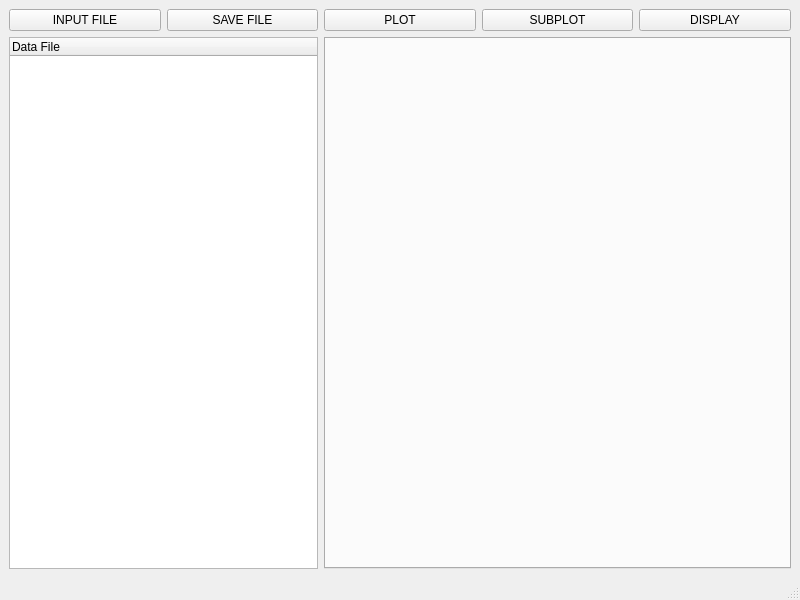
<?xml version="1.0" encoding="UTF-8"?>
<ui version="4.0">
 <class>MainWindow</class>
 <widget class="QMainWindow" name="MainWindow">
  <property name="geometry">
   <rect>
    <x>0</x>
    <y>0</y>
    <width>800</width>
    <height>600</height>
   </rect>
  </property>
  <property name="windowTitle">
   <string>MainWindow</string>
  </property>
  <widget class="QWidget" name="centralwidget">
   <layout class="QGridLayout" name="gridLayout_2">
    <item row="0" column="0">
     <widget class="QPushButton" name="pushButton">
      <property name="text">
       <string>INPUT FILE</string>
      </property>
     </widget>
    </item>
    <item row="0" column="1">
     <widget class="QPushButton" name="pushButton_4">
      <property name="text">
       <string>SAVE FILE</string>
      </property>
     </widget>
    </item>
    <item row="0" column="2">
     <widget class="QPushButton" name="pushButton_2">
      <property name="text">
       <string>PLOT</string>
      </property>
     </widget>
    </item>
    <item row="0" column="3">
     <widget class="QPushButton" name="pushButton_3">
      <property name="text">
       <string>SUBPLOT</string>
      </property>
     </widget>
    </item>
    <item row="0" column="4">
     <widget class="QPushButton" name="pushButton_5">
      <property name="text">
       <string>DISPLAY</string>
      </property>
     </widget>
    </item>
    <item row="1" column="0" colspan="2">
     <widget class="QTreeWidget" name="treeWidget">
      <property name="contextMenuPolicy">
       <enum>Qt::CustomContextMenu</enum>
      </property>
      <column>
       <property name="text">
        <string>Data File</string>
       </property>
      </column>
     </widget>
    </item>
    <item row="1" column="2" colspan="3">
     <widget class="QTabWidget" name="tabWidget">
      <property name="currentIndex">
       <number>-1</number>
      </property>
     </widget>
    </item>
   </layout>
  </widget>
  <widget class="QMenuBar" name="menubar">
   <property name="geometry">
    <rect>
     <x>0</x>
     <y>0</y>
     <width>800</width>
     <height>23</height>
    </rect>
   </property>
  </widget>
  <widget class="QStatusBar" name="statusbar"/>
 </widget>
 <resources/>
 <connections>
  <connection>
   <sender>pushButton</sender>
   <signal>clicked()</signal>
   <receiver>MainWindow</receiver>
   <slot>read()</slot>
   <hints>
    <hint type="sourcelabel">
     <x>160</x>
     <y>54</y>
    </hint>
    <hint type="destinationlabel">
     <x>279</x>
     <y>279</y>
    </hint>
   </hints>
  </connection>
  <connection>
   <sender>treeWidget</sender>
   <signal>itemClicked(QTreeWidgetItem*,int)</signal>
   <receiver>MainWindow</receiver>
   <slot>getitem()</slot>
   <hints>
    <hint type="sourcelabel">
     <x>301</x>
     <y>212</y>
    </hint>
    <hint type="destinationlabel">
     <x>400</x>
     <y>371</y>
    </hint>
   </hints>
  </connection>
  <connection>
   <sender>pushButton_2</sender>
   <signal>clicked()</signal>
   <receiver>MainWindow</receiver>
   <slot>plot()</slot>
   <hints>
    <hint type="sourcelabel">
     <x>475</x>
     <y>39</y>
    </hint>
    <hint type="destinationlabel">
     <x>506</x>
     <y>25</y>
    </hint>
   </hints>
  </connection>
  <connection>
   <sender>pushButton_3</sender>
   <signal>clicked()</signal>
   <receiver>MainWindow</receiver>
   <slot>subplot()</slot>
   <hints>
    <hint type="sourcelabel">
     <x>619</x>
     <y>44</y>
    </hint>
    <hint type="destinationlabel">
     <x>792</x>
     <y>56</y>
    </hint>
   </hints>
  </connection>
  <connection>
   <sender>pushButton_4</sender>
   <signal>clicked()</signal>
   <receiver>MainWindow</receiver>
   <slot>save()</slot>
   <hints>
    <hint type="sourcelabel">
     <x>317</x>
     <y>41</y>
    </hint>
    <hint type="destinationlabel">
     <x>392</x>
     <y>84</y>
    </hint>
   </hints>
  </connection>
  <connection>
   <sender>pushButton_5</sender>
   <signal>clicked()</signal>
   <receiver>MainWindow</receiver>
   <slot>display()</slot>
   <hints>
    <hint type="sourcelabel">
     <x>715</x>
     <y>37</y>
    </hint>
    <hint type="destinationlabel">
     <x>642</x>
     <y>29</y>
    </hint>
   </hints>
  </connection>
 </connections>
 <slots>
  <slot>button_click()</slot>
  <slot>read()</slot>
  <slot>getitem()</slot>
  <slot>plot()</slot>
  <slot>subplot()</slot>
  <slot>save()</slot>
  <slot>display()</slot>
 </slots>
</ui>
